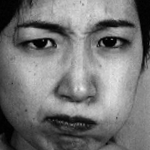
%> input picture images/im0002.tif, 150 x 150 px
$ octave --eval "result = desc_PHOG(imread('../images/im0002.tif'));"   (GNU Octave 9; MATLAB toolbox functions it lacks are replaced by stand-ins)
%> lines starting %> are read from the running program, lines starting %| are printed output that depends on the picture; in (x1, y1, x2, y2) boxes, pixels count from 0 and x2, y2 are one past the last pixel; in counts of white or black regions, pixels touching at a corner belong together; the program's own positions count from 1
### sideFuncs/descriptor_PHOG.m
function [p_hist, bh_roi, bv_roi] = descriptor_PHOG(I,bin,angle,L,roi)
% anna_PHOG Computes Pyramid Histogram of Oriented Gradient over a ROI.
%
% [BH, BV] = anna_PHOG(I,BIN,ANGLE,L,ROI) computes phog descriptor over a ROI.
%
% Given and image I, phog computes the Pyramid Histogram of Oriented Gradients
% over L pyramid levels and over a Region Of Interest

%IN:
%	I - Images of size MxN (Color or Gray)
%	bin - Number of bins on the histogram
%	angle - 180 or 360
%   L - number of pyramid levels
%   roi - Region Of Interest (ytop,ybottom,xleft,xright)
%
%OUT:
%	p - pyramid histogram of oriented gradients
%
% Authors: Anna Bosch and Andrew Zisserman
Img = I;
if nargin == 1
    bin = 8;
    angle = 360;
    L = 2;
    roi = [1;size(I,1);1;size(I,2)];
end
if size(Img,3) == 3
    G = rgb2gray(Img);
else
    G = Img;
end
bh = [];
bv = [];

if sum(sum(G))>100
    E = edge(G,'canny');
    [GradientX,GradientY] = gradient(double(G));
%     GradientYY = gradient(GradientY);
    Gr = sqrt((GradientX.*GradientX)+(GradientY.*GradientY));

    index = GradientX == 0;
    GradientX(index) = 1e-5;

    YX = GradientY./GradientX;
    if angle == 180, A = ((atan(YX)+(pi/2))*180)/pi; end
    if angle == 360, A = ((atan2(GradientY,GradientX)+pi)*180)/pi; end

    [bh, bv] = anna_binMatrix(A,E,Gr,angle,bin);
else
    bh = zeros(size(I,1),size(I,2));
    bv = zeros(size(I,1),size(I,2));
end

bh_roi = bh(roi(1,1):roi(2,1),roi(3,1):roi(4,1));
bv_roi = bv(roi(1,1):roi(2,1),roi(3,1):roi(4,1));
% p = anna_phogDescriptor(bh_roi,bv_roi,L,bin);
% p = p';
p_hist = [];
%s = sprintf('%s.txt',I);
%dlmwrite(s,p);

### sideFuncs/anna_binMatrix.m
function [bm bv] = anna_BinMatrix(A,E,G,angle,bin)
% anna_BINMATRIX Computes a Matrix (bm) with the same size of the image where
% (i,j) position contains the histogram value for the pixel at position (i,j)
% and another matrix (bv) where the position (i,j) contains the gradient
% value for the pixel at position (i,j)
%
%IN:
%	A - Matrix containing the angle values
%	E - Edge Image
%   G - Matrix containing the gradient values
%	angle - 180 or 360%
%   bin - Number of bins on the histogram
%	angle - 180 or 360
%OUT:
%	bm - matrix with the histogram values
%   bv - matrix with the graident values (only for the pixels belonging to
%   and edge)
%
% Authors: Anna Bosch and Andrew Zisserman

[contorns,n] = bwlabel(E);
X = size(E,2);
Y = size(E,1);
bm = zeros(Y,X);
bv = zeros(Y,X);

nAngle = angle/bin;

for i=1:n
    [posY,posX] = find(contorns==i);
    for j=1:size(posY,1)
        pos_x = posX(j,1);
        pos_y = posY(j,1);

        b = ceil(A(pos_y,pos_x)/nAngle);
        if b==0, bin= 1; end
        if G(pos_y,pos_x)>0
            bm(pos_y,pos_x) = b;
            bv(pos_y,pos_x) = G(pos_y,pos_x);
        end
    end
end

### sideFuncs/anna_phogDescriptor.m
function p = anna_phogDescriptor(bh,bv,L,bin)
% anna_PHOGDESCRIPTOR Computes Pyramid Histogram of Oriented Gradient over a ROI.
%
%IN:
%	bh - matrix of bin histogram values
%	bv - matrix of gradient values
%   L - number of pyramid levels
%   bin - number of bins
%
%OUT:
%	p - pyramid histogram of oriented gradients (phog descriptor)
%
% Authors: Anna Bosch and Andrew Zisserman

p = [];
%level 0
for b=1:bin
    ind = bh==b;
    p = [p;sum(bv(ind))];
end

cella = 1;
for l=1:L
    x = fix(size(bh,2)/(2^l));
    y = fix(size(bh,1)/(2^l));
    xx=0;
    yy=0;
    while xx+x<=size(bh,2)
        while yy +y <=size(bh,1)
            bh_cella = [];
            bv_cella = [];

            bh_cella = bh(yy+1:yy+y,xx+1:xx+x);
            bv_cella = bv(yy+1:yy+y,xx+1:xx+x);

            for b=1:bin
                ind = bh_cella==b;
                p = [p;sum(bv_cella(ind))];
            end
            yy = yy+y;
        end
        cella = cella+1;
        yy = 0;
        xx = xx+x;
    end
end
if sum(p)~=0
    p = p/sum(p);
end

### descFuncs/desc_PHOG.m
function [ PHOG_hist, varargout ] = desc_PHOG( img, varargin )
    % DESC_PHOG applies Pyramid of Histogram of Oriented Gradients
    %
    % INPUT:
    %   img - the region that the descriptor would be applied
    %   options -
    %               bin - # of quantization levels
    %               angle - 180 or 360 (please refer to the paper)
    %               L - # of pyramid levels
    %               gridHist - [numRow, numCol]
    %                           or num (scalar) if numRow == numCol
    %               mode - 'nh' for normalized hist
    %
    % OUTPUT:
    %   PHOG_hist - feature histogram
    %   imgDesc - descriptor image
    %
    % ABOUT
    % Created:      9.4.2017
    % Last Update:  5.8.2018
    % Version:      1.0
    %
    % WHEN PUBLISHING A PAPER AS A RESULT OF RESEARCH CONDUCTED BY USING THIS CODE
    % OR ANY PART OF IT, MAKE A REFERENCE TO THE FOLLOWING PUBLICATIONS:
    %
    %   Cigdem Turan and Kin-Man Lam, “Histogram-based Local Descriptors for Facial
    %   Expression Recognition (FER): A comprehensive Study,” Journal of Visual
    %   Communication and Image Representation, 2018. doi: 10.1016/j.jvcir.2018.05.024
    %
    %
    % Copyright (c) 2018 Cigdem Turan
    % Department of Electronic and Information Engineering,
    % The Hong Kong Polytechnic University
    %
    % Permission is hereby granted, free of charge, to any person obtaining a copy
    % of this software and associated documentation files, to deal
    % in the Software without restriction, subject to the following conditions:
    %
    % The above copyright notice and this permission notice shall be included in
    % all copies or substantial portions of the Software.
    %
    % The Software is provided "as is", without warranty of any kind.
    %
    % August 2018

    img = double(img);

    if nargin == 2
        options = varargin{1};
    else
        options = struct;
    end

    if isfield(options,'gridHist') && length(options.gridHist) == 2
        rowNum = options.gridHist(1);
        colNum = options.gridHist(2);
    elseif isfield(options,'gridHist') && length(options.gridHist) == 1
        rowNum = options.gridHist;
        colNum = options.gridHist;
    else
        rowNum = 1;
        colNum = 1;
    end

    if isfield(options,'bin')
        bin = options.bin;
    else
        bin = 8;
    end

    if isfield(options,'angle')
        angle = options.angle;
    else
        angle = 360;
    end

    if isfield(options,'L')
        L = options.L;
    else
        L = 2;
    end

    roi = [1;size(img,1);1;size(img,2)];

    [~, bh_roi, bv_roi] = descriptor_PHOG(img,bin,angle,L,roi);

    imgDesc(1).fea = bh_roi;
    imgDesc(2).fea = bv_roi;

    options.L = L; options.bin = bin; options.binVec = [];
    options.phogHist = 1;

    if nargout == 2
        varargout{1} = imgDesc;
    end

    if rowNum == 1 && colNum == 1
        PHOG_hist = anna_phogDescriptor(bh_roi,bv_roi,options.L,options.bin)';
        if isfield(options,'mode') && strcmp(options.mode,'nh')
            PHOG_hist = PHOG_hist ./ sum(PHOG_hist);
        end
    else
        PHOG_hist = ct_gridHist(imgDesc, rowNum, colNum, options);
    end
end
%> in descriptor_PHOG, `E = edge(G,'canny');`:
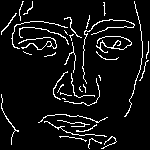
%> E: size 150x150 logical; 7.3% white in thin lines or dots
%> in descriptor_PHOG, `index = GradientX == 0;`: index: size 150x150 logical; 4.2% white in thin lines or dots
%> in descriptor_PHOG, `GradientX(index) = 1e-5;`: GradientX: size 150x150 double; min -65, max 89, mean 0.4; mean of the top-left, top-right, bottom-left and bottom-right quarters 1.8, -1.6, 1, 0.5
%> in descriptor_PHOG, `YX = GradientY./GradientX;`:
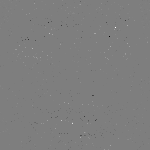
%> YX: size 150x150 double; min -6050000, max 6100000, mean -2375.7; drawn with min black and max white
%> in descriptor_PHOG, `A = ((atan2(GradientY,GradientX)+pi)*180)/pi`:
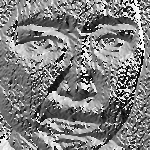
%> A: size 150x150 double; min 0.494, max 360, mean 181.5; drawn with min black and max white
%> in anna_BinMatrix, `[contorns,n] = bwlabel(E);`:
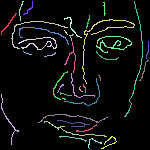
%> contorns: size 150x150 double; 38 distinct labels, from 0 to 37; one colour per label, 0 black
%> in anna_BinMatrix, `[contorns,n] = bwlabel(E);`: n = 37
%> the loop in anna_BinMatrix, `for i=1:n` made 37 passes
%> (posY, posX) on passes 8, 10, 13, 16, 17: ([52; 53; 53; 54; 54; 54; 55; 55; 55], [24; 25; 26; 27; 28; 29; 30; 31; 32]), ([57; 57; 57; 56; 56; 56; 56; 56; 55; 56; 55; 54; 55; 53; 54], [45; 46; 47; 48; 49; 50; 51; 52; 53; 53; 54; 55; 55; 56; 56]), ([93; 91; 92; 89; 90; 87; 88; 86; 87; 85; 86; 85; 86], [58; 59; 59; 60; 60; 61; 61; 62; 62; 63; 63; 64; 64]), ([93; 94; 95; 94; 94; 94; 95; 95; 95; 96; 96; 96; 96; 96], [61; 61; 61; 62; 63; 64; 65; 66; 67; 68; 69; 70; 71; 72]), ([99; 99; 99; 100; 100], [63; 64; 65; 65; 66])
%> after the loop in anna_BinMatrix, `for i=1:n`:
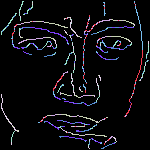
%> bm: size 150x150 double; 9 distinct labels, from 0 to 8; one colour per label, 0 black
%> after the loop in anna_BinMatrix, `for i=1:n`:
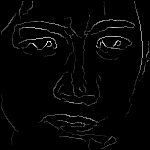
%> bv: size 150x150 double; min 0, max 91.01, mean 1.9; drawn with min black and max white
%> after the loop in anna_BinMatrix, `for i=1:n`: bin = 8
%> the loop in anna_phogDescriptor, `for b=1:bin` made 8 passes
%> p on passes 1 to 7: 3646.4, [3646.4; 5454.9], [3646.4; 5454.9; 6963.6], [3646.4; 5454.9; 6963.6; 3557.4], [3646.4; 5454.9; 6963.6; 3557.4; 4946.9], [3646.4; 5454.9; 6963.6; 3557.4; 4946.9; 5221.5], [3646.4; 5454.9; 6963.6; 3557.4; 4946.9; 5221.5; 6712.7]
%> pass 3, in anna_phogDescriptor, `ind = bh==b;`:
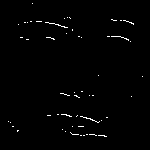
%> ind: size 150x150 logical; 1% white in thin lines or dots, all inside (x1, y1, x2, y2) = (8, 3, 143, 137)
%> after the loop in anna_phogDescriptor, `for l=1:L`: cella = 7; p = 168 values, max 6963.6 at index 3, min 0 at index 57, mean 743.5
%> in anna_phogDescriptor, `p = p/sum(p);`: p = 168 values, max 0.0558 at index 3, min 0 at index 57, mean 0.00595
%> in desc_PHOG, `PHOG_hist = anna_phogDescriptor(bh_roi,bv_roi,options.L,options.bin)';`: PHOG_hist has the same summary as p in anna_phogDescriptor
%> `result = desc_PHOG(imread('../images/im0002.tif'));`: result has the same summary as p in anna_phogDescriptor

$ run again, on images/im0012.tif
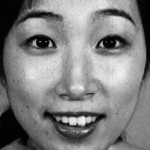
%> input picture images/im0012.tif, 150 x 150 px
%> E: size 150x150 logical; 8.3% white in thin lines or dots
%> index: size 150x150 logical; 4.5% white in thin lines or dots
%> in anna_BinMatrix, `[contorns,n] = bwlabel(E);`:
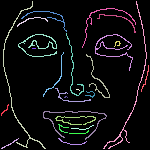
%> contorns: size 150x150 double; 28 distinct labels, from 0 to 27; one colour per label, 0 black
%> n = 27
%> the loop in anna_BinMatrix, `for i=1:n` made 27 passes
%> (posY, posX) on passes 7, 14, 16, 19: ([49; 49; 49; 49], [33; 34; 35; 36]), ([98; 97; 98; 97; 98], [65; 66; 66; 67; 68]), (121, 70), ([90; 90; 90; 91], [77; 78; 79; 80])
%> after the loop in anna_BinMatrix, `for i=1:n`: bin = 8
%> the loop in anna_phogDescriptor, `for b=1:bin` made 8 passes
%> p on passes 1 to 7: 6506.9, [6506.9; 7530], [6506.9; 7530; 8195.3], [6506.9; 7530; 8195.3; 6592.1], [6506.9; 7530; 8195.3; 6592.1; 5694.9], [6506.9; 7530; 8195.3; 6592.1; 5694.9; 8968], [6506.9; 7530; 8195.3; 6592.1; 5694.9; 8968; 8083.3]
%> pass 3, in anna_phogDescriptor, `ind = bh==b;`:
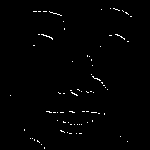
%> ind: size 150x150 logical; 0.99% white in thin lines or dots, all inside (x1, y1, x2, y2) = (10, 8, 132, 149)
%> after the loop in anna_phogDescriptor, `for l=1:L`: cella = 7; p = 168 values, max 8968 at index 6, min 0 at index 48, mean 1025.7
%> in anna_phogDescriptor, `p = p/sum(p);`: p = 168 values, max 0.052 at index 6, min 0 at index 48, mean 0.00595
%> PHOG_hist has the same summary as p in anna_phogDescriptor
%> result has the same summary as p in anna_phogDescriptor
